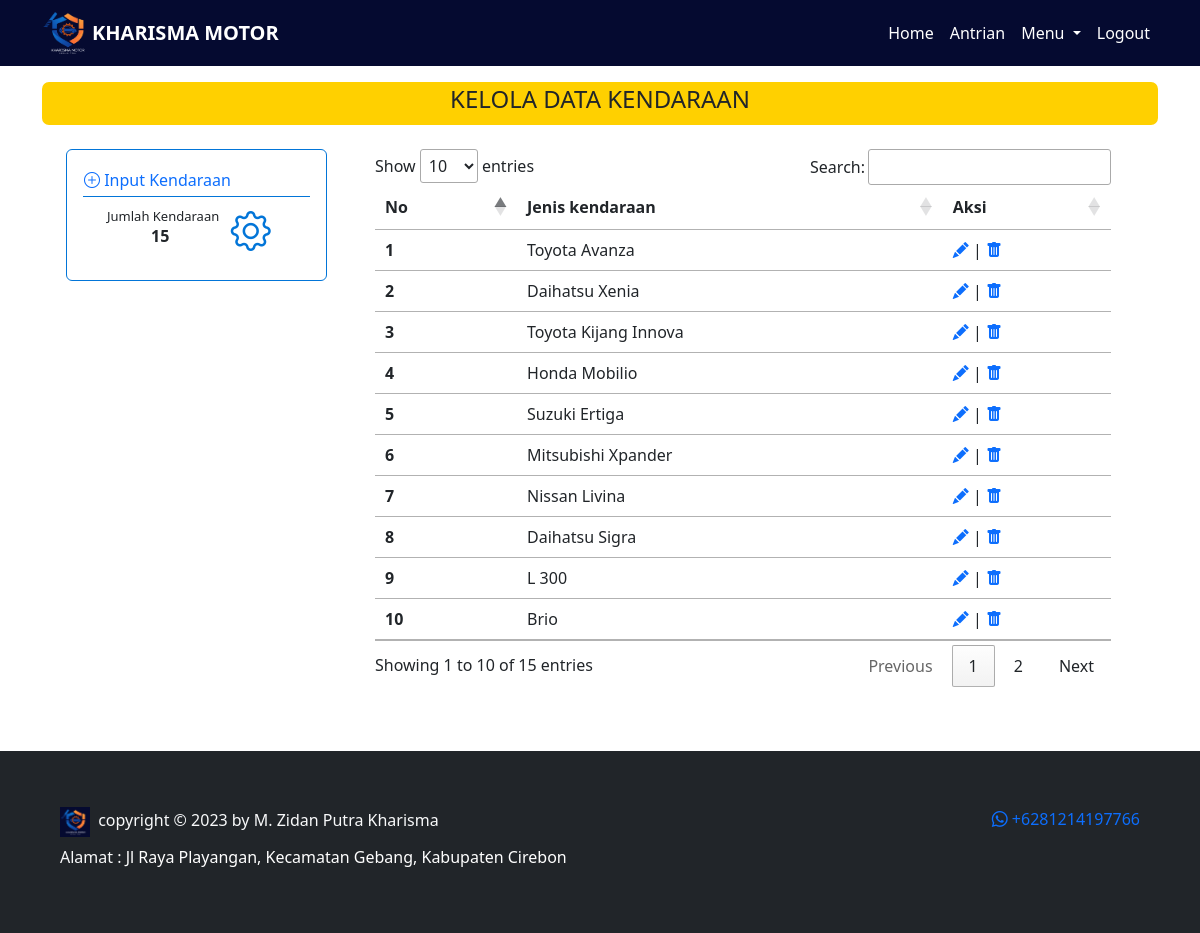
Page /admin/kendaraan.php (signed in) on the committed database.
### tables this page shows
CREATE TABLE `jenis_kendaraan` (
  `idkendaraan` int(11) NOT NULL,
  `nama_kendaraan` varchar(100) NOT NULL
);

### controller/function.php (called while the page is built, shortened)
<?php
$conn = mysqli_connect("localhost", "root", "", "kharisma_motor");
function query($query)
{
    global $conn;
    $result = mysqli_query($conn, $query);
    $rows = [];
    while ($row = mysqli_fetch_assoc($result)) {
        $rows[] = $row;
    }
    return $rows;
}
function jumlah_data($data)
{
    global $conn;
    $query = mysqli_query($conn, $data);
    $jumlah_data = mysqli_num_rows($query);
    return $jumlah_data;
}
function enkripsi($teks)
{
    $text = $teks;
    $kunci = 'kharisma_motor';
    $key = hash('sha256', $kunci);
    $pkey = "123";
    $method = "aes-192-cfb1";
    $iv = substr(hash('sha256', $pkey), 0, 16);
    $enkripsi = openssl_encrypt($text, $method, $key, 0, $iv);
    $enkripsi = base64_encode($enkripsi);
    return $enkripsi;
}
?>

### admin/kendaraan.php (the view, shortened to what this page needs)
<?php
$data_kendaraan = query("SELECT * FROM jenis_kendaraan");
$jumlah_kendaraan = jumlah_data("SELECT * FROM jenis_kendaraan");
?>
<!DOCTYPE html>
<html lang="en">
<head>
    <link rel="stylesheet" href="https://cdn.datatables.net/1.13.4/css/jquery.dataTables.min.css">
    <link href="https://cdn.jsdelivr.net/npm/bootstrap@5.3.0/dist/css/bootstrap.min.css" rel="stylesheet"
>
    <link rel="stylesheet" href="https://cdn.jsdelivr.net/npm/bootstrap-icons@1.10.5/font/bootstrap-icons.css">
    <link rel="stylesheet" href="../style.css">
</head>
<body>
    <?php require_once('../navbar/navbar_admin.php'); ?>
    <div class="container">
        <div class="content py-3">
            <div class="title text-center text-uppercase">
                <h4>KELOLA DATA Kendaraan</h4>
            </div>
            <div class="row">
                <div class="col-3 me-4 ms-4">
                    <div class="card my-4">
                        <div class="card-body">
                            <a class="fw-medium text-decoration-none btn text-primary p-0" data-bs-toggle="modal"
                                data-bs-target="#myModal">
                                <i class="bi bi-plus-circle"></i>
                                <span>Input Kendaraan</span>
                            </a>
                            <hr style="margin-top: 3px;  color: #0275d8; opacity: 1;">
                            <h6 class="card-subtitle ms-4">Jumlah Kendaraan</h6>
                            <p class="card-text fw-bold">
                                <?php echo $jumlah_kendaraan; ?>
                            </p>
                            <i class="icon bi bi-gear"></i>
                        </div>
                    </div>
                </div>
                <div class="col-8 mt-4">
                    <table class="table table-hover mt-3" id="example">
                        <thead class="text-center">
                            <tr>
                                <th scope="col">No</th>
                                <th scope="col">Jenis kendaraan</th>
                                <th scope="col">Aksi</th>
                            </tr>
                        </thead>
                        <tbody class="text-start">
                            <?php
                            $i = 1;
                            foreach ($data_kendaraan as $s):
                                $idkendaraan = enkripsi($s['idkendaraan']);
                                ?>
                                <tr>
                                    <th>
                                        <?php echo $i; ?>
                                    </th>
                                    <td>
                                        <?php echo $s['nama_kendaraan']; ?>
                                    </td>
                                    <td>
                                        <a href="edit_kendaraan.php?id=<?= $idkendaraan; ?>"><i
                                                class="bi bi-pencil-fill"></i></a>
                                        |
                                        <a style="text-decoration: none;"
                                            href="../controller/controller_kendaraan.php?idkendaraan=<?= $idkendaraan; ?>"
                                            onclick="return confirm('Apakah anda yakin ingin menghapus data?')"><i
                                                class="bi bi-trash-fill"></i></a>
                                    </td>
                                </tr>
                                <?php
                                $i++;
                            endforeach
                            ?>
                        </tbody>
                    </table>
                </div>
            </div>
        </div>
    </div>
    <?php
    require_once('../footer.php');
    ?>
</body>
</html>

### style.css (style rules this page uses)
body { background: white; }
.container .title { border: solid rgb(255, 208, 0); border-radius: 7px; background: rgb(255, 208, 0); }
.container .card { border: 0.7px solid#0275d8; }
.container .card .card-subtitle { font-size: 13px; }
.container .card .card-text { margin-left: 30%; }
.container .card .icon { font-size: 40px; position: absolute; margin-top: -63px; margin-left: 57%; color: #0275d8; }

### rows in the picture
jenis_kendaraan: nama_kendaraan "Toyota Avanza"
jenis_kendaraan: nama_kendaraan "Daihatsu Xenia"
jenis_kendaraan: nama_kendaraan "Toyota Kijang Innova"
jenis_kendaraan: nama_kendaraan "Honda Mobilio"
jenis_kendaraan: nama_kendaraan "Suzuki Ertiga"
jenis_kendaraan: nama_kendaraan "Mitsubishi Xpander"
jenis_kendaraan: nama_kendaraan "Nissan Livina"
jenis_kendaraan: nama_kendaraan "Daihatsu Sigra"
jenis_kendaraan: nama_kendaraan "L 300"
jenis_kendaraan: nama_kendaraan "Brio"

### other values in the picture
$jumlah_kendaraan "15"
